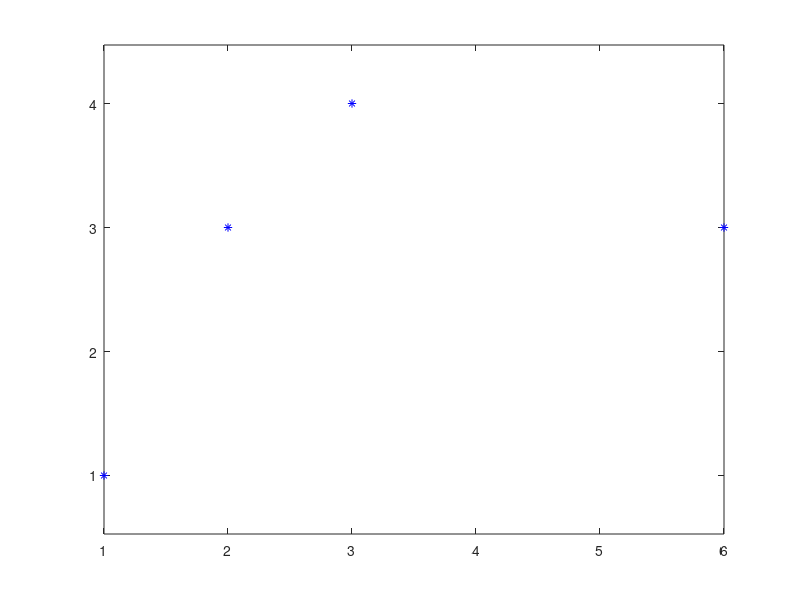

Reproduce this figure in MATLAB. (Note: this script raises an error after producing the figure.)
clear 
px = [1,2,3,6];
py = [1,3,4,3];

plot(px,py,'b*');
axis equal; hold on;

t1 = -1; t2 = 0; t3 = 1; t4 = 3;

syms a3 a2 a1 a0

ex = [a3*t1^3 + a2*t1^2 + a1*t1 + a0 == px(1), ...
      a3*t2^3 + a2*t2^2 + a1*t2 + a0 == px(2), ...
      a3*t3^3 + a2*t3^2 + a1*t3 + a0 == px(3), ...
      a3*t4^3 + a2*t4^2 + a1*t4 + a0 == px(4)
];

sx = solve(ex, [a3 a2 a1 a0]);

syms t

x(t) = sx.a3 * t^3 + sx.a2 * t^2 + ...
    sx.a1 * t + sx.a0;


syms b3 b2 b1 b0

ey = [b3*t1^3 + b2*t1^2 + b1*t1 + b0 == py(1), ...
      b3*t2^3 + b2*t2^2 + b1*t2 + b0 == py(2), ...
      b3*t3^3 + b2*t3^2 + b1*t3 + b0 == py(3), ...
      b3*t4^3 + b2*t4^2 + b1*t4 + b0 == py(4)
];

sy = solve(ey, [b3 b2 b1 b0]);
y(t)= sy.b3 * t^3 + sy.b2 * t^2 + ...
    sy.b1 * t + sy.b0;

fplot(x,y,[t1 t4], 'r', 'LineWidth', 2);


syms b3 b2 b1 b0
y(t) = b3*t^3 + b2*t^2 + b1*t + b0;
yd(t) = diff(y,t);
ey = [y(t1) == py(1), y(t2) == py(2), yd(t1) == vy(1), yd(t2) == vy(2)];
cy(t) = subs(y, [b3 b2 b1 b0], [sy.b3 sy.b2 sy.b1 sy.b0]);
fplot(cx, cy, [t1 t2])

